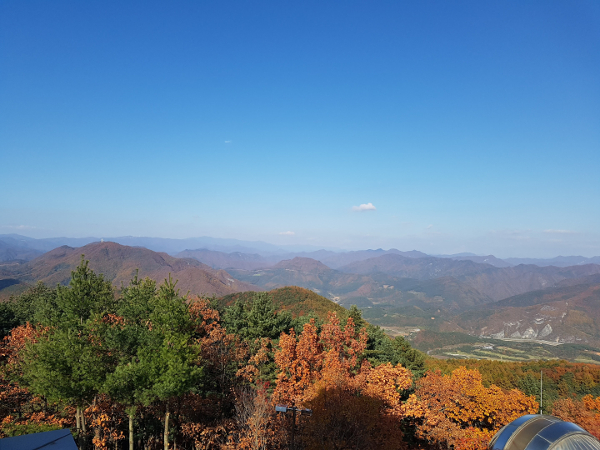
#> input picture images/practice_img/mountain.jpg, 600 x 450 px
$ jupyter execute --allow-errors class_04_2_window_control_trbar.ipynb
#> lines starting #> are read from the running program, lines starting #| are printed output that depends on the picture
# <center>👉 class_04_2 » _Window_control - Blending, Trackbar, Multi Windows_</center>

# ▣ Window Control
https://www.geeksforgeeks.org/opening-multiple-color-windows-to-capture-using-opencv-in-python/

## ■ **cv2.namedWindow(winname, flags)**

creates a window with the name winname

~ Syntax:

- **cv2.namedWindow(winname, flags)** : creates a window with the name winname.

~ Parameters:

>- winname:
>- flags:
>>- cv2.WINDOW_NORMAL: Allows the user to resize the window
>>- cv2.WINDOW_AUTOSIZE: Can't resize a window to the same size as the image
>> ※ There is **a special case** where you can already create a window and load image to it later.
>>>- In that case, you can specify whether window is resizable or not.
>>>- It is done with the function cv2.namedWindow().
>>>- By default, the flag is cv2.WINDOW_AUTOSIZE.
>>>- But if you specify flag to be cv2.WINDOW_NORMAL, you can resize window.
>>>- It will be helpful when image is too large in dimension and adding track bar to windows.

## ■ **cv2.moveWindow(winname, x, y)**

By calling the function, you can move the window to the desired location.

~ Syntax:

- **cv2.moveWindow(winname, x, y)** : move the window to the desired location.

~ Parameters:

>- winname: The name of the window to change the location
>- x, y: Where to change (x, y)

## ■ **cv2.resizeWindow(winname, width, hegith)**

The function changes the size of the winname window to the size of (width, height).

~ Syntax:

- **cv2.resizeWindow(winname, width, hegith)** : changes the size of the winname window to the size of (width, height).

## ■ **cv2.waitKey()**

is a keyboard binding function.

>- It's argument is the time in milliseconds.
>- The function waits for specified milliseconds for any keyboard event.
>- If you press any key in that time, the program continues.
>- If 0 is passed, it waits indefinitely for a key stroke.

## ■ **cv2.destroyWindow(winname)**

When you call the function, you close the window that corresponds to winname.

- **cv2.destroyWindow(winname)** : close the window that corresponds to winname.

If you want to destroy any specific window, use the function cv2.destroyWindow() where you pass the exact window name as the argument.


## ■ **cv2.destroyAllwindows()**

simply destroys all the windows we created.

- **cv2.destroyAllwindows()** : simply destroys all the windows

## ▶ window_control Example

[cell 1]
import cv2

img = cv2.imread('./images/practice_img/mountain.jpg',1)
#> img is the input picture: shape (450, 600, 3); mean B, G, R 151.4, 127.3, 100.2
# print(img) # wrong path or file name don't give you any error!!!

img_gray = cv2.imread('./images/practice_img/mountain.jpg', cv2.IMREAD_GRAYSCALE)
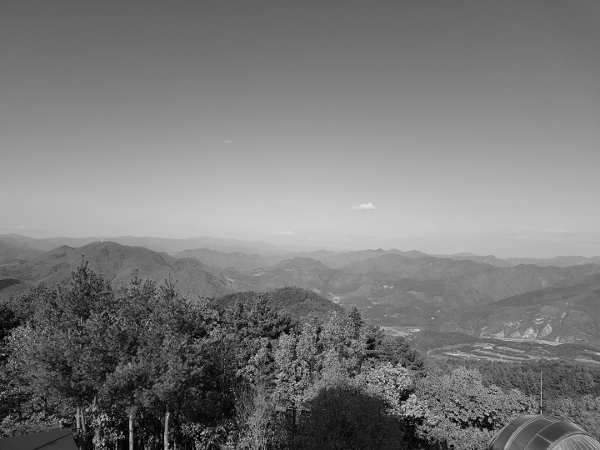
#> img_gray: shape (450, 600); min 0, max 227, mean 121.9

cv2.imshow('origin', img)
cv2.imshow('gray', img_gray)
cv2.waitKey(0)       # wait 5 sec : 5000
cv2.destroyAllWindows()

[cell 2]
img = cv2.imread('./images/practice_img/mountain.jpg',-1)
img_gray = cv2.imread('./images/practice_img/mountain.jpg',0)

cv2.namedWindow('origin')
cv2.imshow('origin', img)
cv2.namedWindow('WINDOW_NORMAL_gray', cv2.WINDOW_NORMAL)
cv2.namedWindow('WINDOW_AUTOSIZE_gray', cv2.WINDOW_AUTOSIZE)
cv2.imshow('WINDOW_NORMAL_gray', img_gray)
cv2.imshow('WINDOW_AUTOSIZE_gray', img_gray)
cv2.waitKey(0)
cv2.destroyAllWindows()

from matplotlib import pyplot as plt
from matplotlib.pyplot import figure
figure(figsize=(15, 10), dpi=100)

plt.subplot(131),plt.imshow(cv2.cvtColor(img, cv2.COLOR_BGR2RGB)),plt.title('original'),plt.axis('off')
plt.subplot(132),plt.imshow(img_gray, cmap='gray'),plt.title('WINDOW_NORMAL_gray'),plt.axis('off')
plt.subplot(133),plt.imshow(img_gray, cmap='gray'),plt.title('WINDOW_AUTOSIZE_gray'),plt.axis('off')
plt.show()
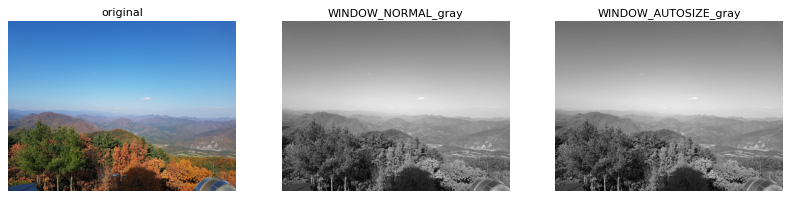
#> figure drawn by matplotlib, 3 panels

[cell 3]
# moveWindow
import cv2
img = cv2.imread('./images/practice_img/mountain.jpg',-1)
img_gray = cv2.imread('./images/practice_img/mountain.jpg',0)
cv2.namedWindow('origin')
cv2.namedWindow('WINDOW_NORMAL_gray', cv2.WINDOW_NORMAL)
cv2.moveWindow('origin', 1000, 300)
cv2.moveWindow('WINDOW_NORMAL_gray', 500, 600)
cv2.imshow('origin', img)
cv2.imshow('WINDOW_NORMAL_gray', img_gray)
cv2.waitKey(0)
cv2.destroyAllWindows()

[cell 4]
# resizeWindow
import cv2
img = cv2.imread('./images/practice_img/mountain.jpg',-1)
img_gray = cv2.imread('./images/practice_img/mountain.jpg',0)
cv2.namedWindow('origin')
cv2.namedWindow('WINDOW_NORMAL_gray', cv2.WINDOW_NORMAL)
cv2.resizeWindow('origin', 200, 200)
cv2.resizeWindow('WINDOW_NORMAL_gray', 100, 100)
cv2.waitKey(0)
cv2.destroyAllWindows()

## ▶ Multiple Windows

[cell 5]
img1 = cv2.imread('./images/practice_img/man_face.jpg')
img2 = cv2.imread('./images/practice_img/actor.jpg')
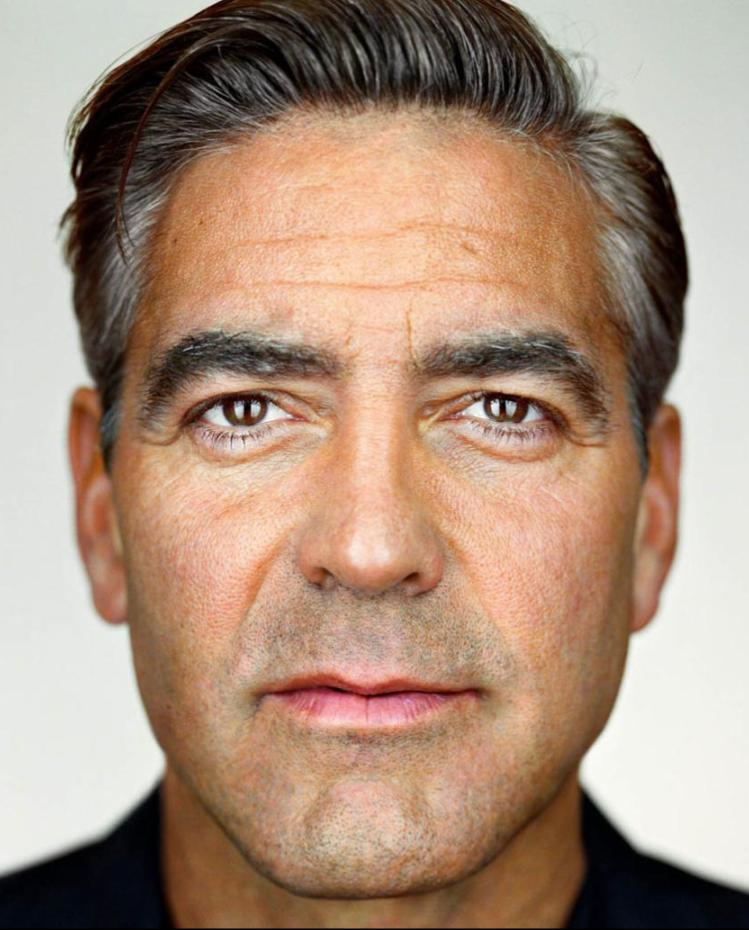
#> input picture actor.jpg, 749 x 930 px, found by its file name
#> img2 is the input picture: shape (930, 749, 3); mean B, G, R 124.8, 143.8, 170.2
img3 = cv2.imread('./images/practice_img/boy_face.jpg')
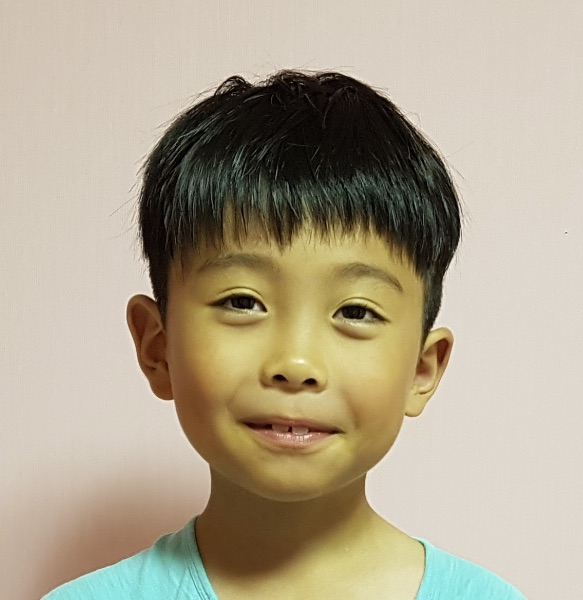
#> input picture boy_face.jpg, 583 x 600 px, found by its file name
#> img3 is the input picture: shape (600, 583, 3); mean B, G, R 142.6, 164.6, 175.3
img4 = cv2.imread('./images/practice_img/Tom Cruise(Top Gun2).png')

cv2.namedWindow('WINDOW_NORMAL', cv2.WINDOW_NORMAL)
cv2.namedWindow('WINDOW_AUTOSIZE', cv2.WINDOW_AUTOSIZE)
cv2.imshow('img1', img1)
cv2.imshow('img2', img2)
cv2.imshow('WINDOW_AUTOSIZE', img3)
cv2.imshow('WINDOW_NORMAL', img4)

cv2.waitKey(0)
cv2.destroyAllWindows()

## ▶ Color Palette with Trackbars

It is one of the track bar scroll bars and has the form of a slider bar.
The track bar is used to change values within a certain range, and is used to find or change appropriate thresholds.
OpenCV's trackbar can be used by attaching the trackbar to the window window created.

Let’s create a window which will contain RGB color palette with track bars.
By moving the trackbars the value of RGB Colors will change btwn 0 to 255.
So using the same, we can find the color with its RGB values.

- Create a black window with three color channels with resolution 512 x 512.
- Then create three ‘B' ‘G’ 'R’ trackbars using predefined functions of OpenCV library.
- Set the values of channels from 0 to 255. Merging the black window with these color trackbars.

~ Syntax:

- **cv2.createTrackbar("trackbar_name", "Trackbar Windows", minValue, maxValue, callback)** : create trackbar
- **cv2.setTrackbarPos("threshold", "Trackbar Windows", 127)** : set trackbar(threshold) initial point(i.e. 127)
- **cv2.setTrackbarPos("maxValue", "Trackbar Windows", 255)** : set trackbar(maxValue) initial point(i.e. 255)

~ Parameters:

>- trackbar_name: trackbar name
>- Trackbar Windows: window_name of trackbar
>- minValue : minValue of trackbar
>- maxValue : maxValue of trackbar

~ Example:

[cell 6]
# Python program to create RGB color palette with trackbars
import cv2
import numpy as np

# empty function called when any trackbar moves
def emptyFunction(x):
    pass

def main():
    image = np.zeros((512, 512, 3), np.uint8) # blackwindow having 3 color chanels
    windowName ="Open CV Color Palette"
    cv2.namedWindow(windowName) # window name

    # there trackbars which have the name of trackbars min and max value
    cv2.createTrackbar('Blue', windowName, 0, 255, emptyFunction)
    cv2.createTrackbar('Green', windowName, 0, 255, emptyFunction)
    cv2.createTrackbar('Red', windowName, 0, 255, emptyFunction)

    # Used to open the window till press the ESC key
    while(True):
        cv2.imshow(windowName, image)

        if cv2.waitKey(0) == 27:
#> (key q is pressed here)
            break

        # values of blue, green, red
        blue = cv2.getTrackbarPos('Blue', windowName)
        green = cv2.getTrackbarPos('Green', windowName)
        red = cv2.getTrackbarPos('Red', windowName)

        # merge all three color chanels and make the image composites image from rgb
        image[:] = [blue, green, red]
#         print(blue, green, red)

    cv2.destroyAllWindows()

if __name__=="__main__":
    main()

[cell 7]
# Example2 Binary Img
import cv2

def onChange(pos):
    pass

src = cv2.imread("./images/practice_img/flower1.webp", cv2.IMREAD_GRAYSCALE)
cv2.namedWindow("Trackbar Windows")
cv2.createTrackbar("threshold", "Trackbar Windows", 0, 255, onChange)
cv2.createTrackbar("maxValue", "Trackbar Windows", 0, 255, lambda x : x)
cv2.setTrackbarPos("threshold", "Trackbar Windows", 127)
cv2.setTrackbarPos("maxValue", "Trackbar Windows", 255)

while cv2.waitKey(0) != ord('q'):
#> (key q is pressed here)
    thresh = cv2.getTrackbarPos("threshold", "Trackbar Windows")
    maxval = cv2.getTrackbarPos("maxValue", "Trackbar Windows")
    _, binary = cv2.threshold(src, thresh, maxval, cv2.THRESH_BINARY)
    cv2.imshow("Trackbar Windows", binary)
cv2.destroyAllWindows()

[cell 8]
# Example 3 : controling size of circle with trackbar
import cv2
import numpy as np

#trackbar callback fucntion does nothing but required for trackbar
def nothing(x):
    pass

cv2.namedWindow('controls', cv2.WINDOW_NORMAL)
cv2.createTrackbar('Radius','controls',10, 255, nothing) # create trackbar in 'controls' window with name 'Trackbar_name'
cv2.setTrackbarPos("Radius", "controls", 50)

# create a while loop act as refresh for the view
while(1):

    img = np.zeros((512,512,3), np.uint8) # create a black blank image

    img_center_y=img.shape[0]//2 # calculate center of image
    img_center_x=img.shape[1]//2

    radius= int(cv2.getTrackbarPos('Radius','controls')) # returns current position/value of trackbar
    cv2.circle(img,(img_center_y,img_center_x), radius, (0,0,255), -1) # draw a red circle
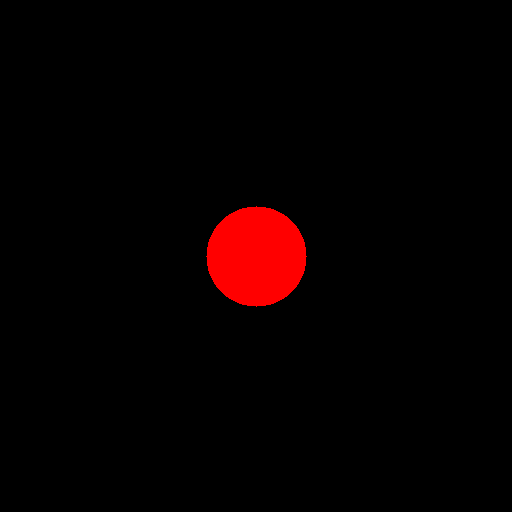
#> img: shape (512, 512, 3); mean B, G, R 0, 0, 7.6
    cv2.imshow('controls',img)

    k = cv2.waitKey(1) & 0xFF
#> (key q is pressed here)
    if k == 27:
        break

cv2.destroyAllWindows()
